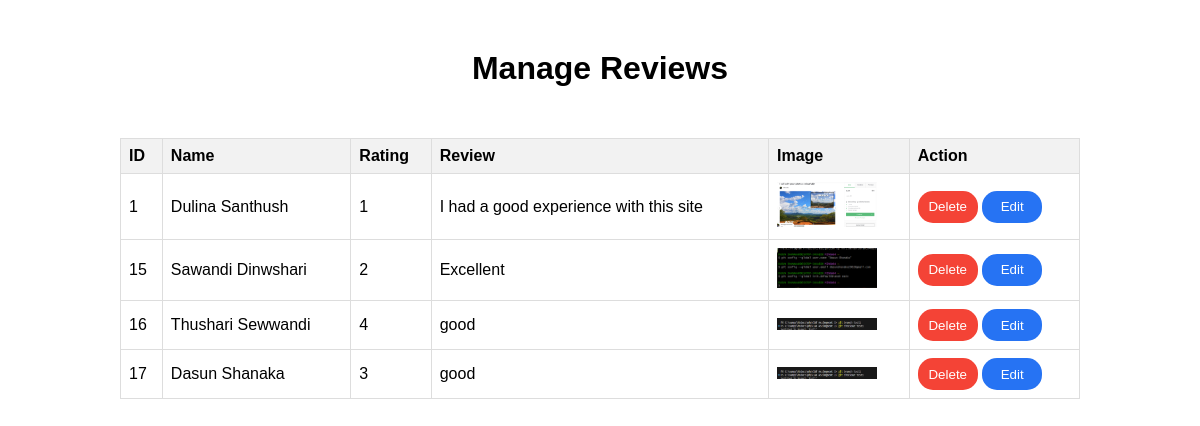
Screenshot of /review/review_Admin/manage_review.php with the database file from the repository.
### tables this page shows
CREATE TABLE `review` (
  `r_id` int(11) NOT NULL,
  `r_name` varchar(50) NOT NULL,
  `r_image` varchar(200) NOT NULL,
  `r_email` varchar(50) NOT NULL,
  `r_rating` int(11) NOT NULL,
  `r_review` varchar(225) NOT NULL,
  `date` timestamp NOT NULL DEFAULT current_timestamp() ON UPDATE current_timestamp()
);

### review/review_Admin/manage_review.php (the view, shortened to what this page needs)
<!DOCTYPE html>
<html lang="en">
<head>
</head>
<body>
    <h1>Manage Reviews</h1>
    <div class="container" >
    <table>
        <tr>
            <th>ID</th>
            <th>Name</th>
            <th>Rating</th>
            <th>Review</th>
            <th>Image</th>
            <th>Action</th>
        </tr>
        <?php
        include '../connect.php';
        $sql = "SELECT * FROM review";
        $result = $connect->query($sql);
        if ($result->num_rows > 0) {
            while ($row = $result->fetch_assoc()) {
                echo "<tr>";
                echo "<td>" . $row["r_id"] . "</td>";
                echo "<td>" . $row["r_name"] . "</td>";
                echo "<td>" . $row["r_rating"] . "</td>";
                echo "<td>" . $row["r_review"] . "</td>";
                echo "<td><img src='../img/" . $row["r_image"] . "' alt='Review Image' style='max-width: 100px; max-height: 100px;'></td>";
                echo "<td>
                        <form class='delete-form' method='POST' action='manage_review.php'>
                            <input type='hidden' name='id' value='" . $row["r_id"] . "'>
                            <button type='submit' class='delete-button'>Delete</button>
                        </form>
                        <form class='edit-form' method='POST' action='edit_review.php'>
                            <input type='hidden' name='id' value='" . $row["r_id"] . "'>
                            <button type='submit' class='edit-button'>Edit</button>
                        </form>
                    </td>";
                echo "</tr>";
            }
        } else {
            echo "<tr><td colspan='6'>No reviews found</td></tr>";
        }
        ?>
    </table>
    </div>
</body>
</html>

### review/review_Admin/manage_review.php (style rules this page uses)
body { font-family: Arial, sans-serif; margin: 0; padding: 0; }
.container { display: flex; justify-content: center; }
h1 { text-align: center; margin-top: 50px; }
table { border-collapse: collapse; width: 80%; margin-top: 30px; }
th, td { border: 1px solid #ddd; padding: 8px; text-align: left; }
th { background-color: #f2f2f2; }
.delete-form, .edit-form { display: inline-block; }
.delete-button { background-color: #f44336; color: white; border: none; padding: 5px 10px; border-radius: 4px; cursor: pointer; width: 60px; height: 32px; border-radius: 15px; }
.edit-button { background-color: #2673f3; color: white; border: none; padding: 5px 10px; border-radius: 4px; cursor: pointer; width: 60px; height: 32px; border-radius: 15px; }

### rows the page displays
review: r_id "1", r_name "Dulina Santhush", r_rating "1", r_review "I had a good experience with this site", r_image (picture)
review: r_id "15", r_name "Sawandi Dinwshari", r_rating "2", r_review "Excellent", r_image (picture)
review: r_id "16", r_name "Thushari Sewwandi", r_rating "4", r_review "good", r_image (picture)
review: r_id "17", r_name "Dasun Shanaka", r_rating "3", r_review "good", r_image (picture)
